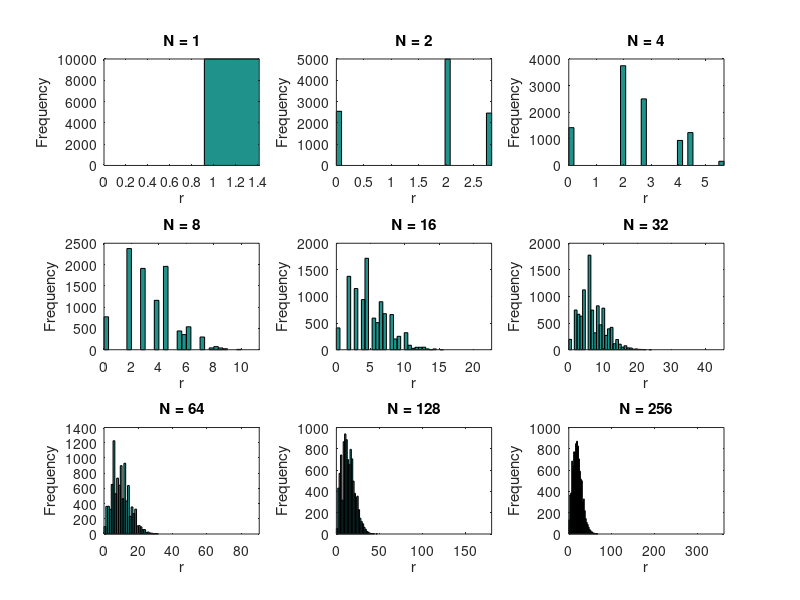
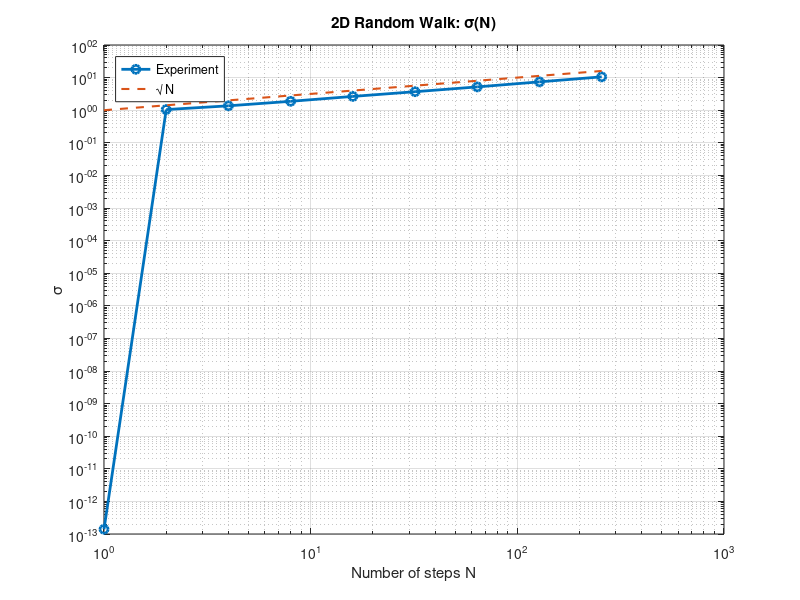

Write MATLAB code to recreate these figures, in order.
clear; clc;

N_steps = [1, 2, 4, 8, 16, 32, 64, 128, 256];
num_walkers = 10000;
p = 0.5;

sigma_2d = zeros(size(N_steps));

figure;
for k = 1:length(N_steps)
    N = N_steps(k);
    final_pos = zeros(num_walkers, 2);

    for i = 1:num_walkers
        steps_x = 2 * (rand(1, N) < p) - 1;
        steps_y = 2 * (rand(1, N) < p) - 1;
        final_pos(i,1) = sum(steps_x);
        final_pos(i,2) = sum(steps_y);
    end
    distances = sqrt(final_pos(:,1).^2 + final_pos(:,2).^2);
    sigma_2d(k) = std(distances);

    subplot(3,3,k);
    hist(distances, 30);
    title(sprintf('N = %d', N));
    xlabel('r'); ylabel('Frequency');
    xlim([0 N*sqrt(2)]);
end

figure;
loglog(N_steps, sigma_2d, 'o-', 'linewidth', 2);
hold on;
loglog(N_steps, sqrt(N_steps), '--', 'linewidth', 1.5);
xlabel('Number of steps N');
ylabel('\sigma');
legend('Experiment', '\surd N', 'location', 'northwest');
title('2D Random Walk: \sigma(N)');
grid on;

printf('Для 2D: σ ~ √N, так как движения по осям независимы, и r² = x²+y² имеет дисперсию, растущую линейно с N.\n');
